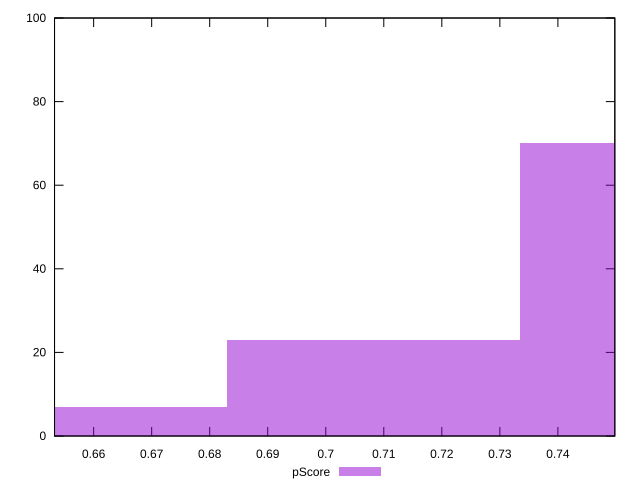

Write the gnuplot code that produced this figure.
reset

$pScore <<EOF
0.7082123885057007 23
0.6576257893267221 7
0.7587989876846792 70
EOF

set key outside below
set boxwidth 0.05058659917897862
set xrange [0.6532600000000001:0.7498111111111111]
set yrange [0:100]
set trange [0:100]
set style fill transparent solid 0.5 noborder
set terminal svg size 640, 490 enhanced background rgb 'white'
set output "report_00014_2021-02-09T15:56:05.503Z/uses-rel-preconnect/samples/pages+cached/pScore/histogram.svg"

plot $pScore title "pScore" with boxes

reset
